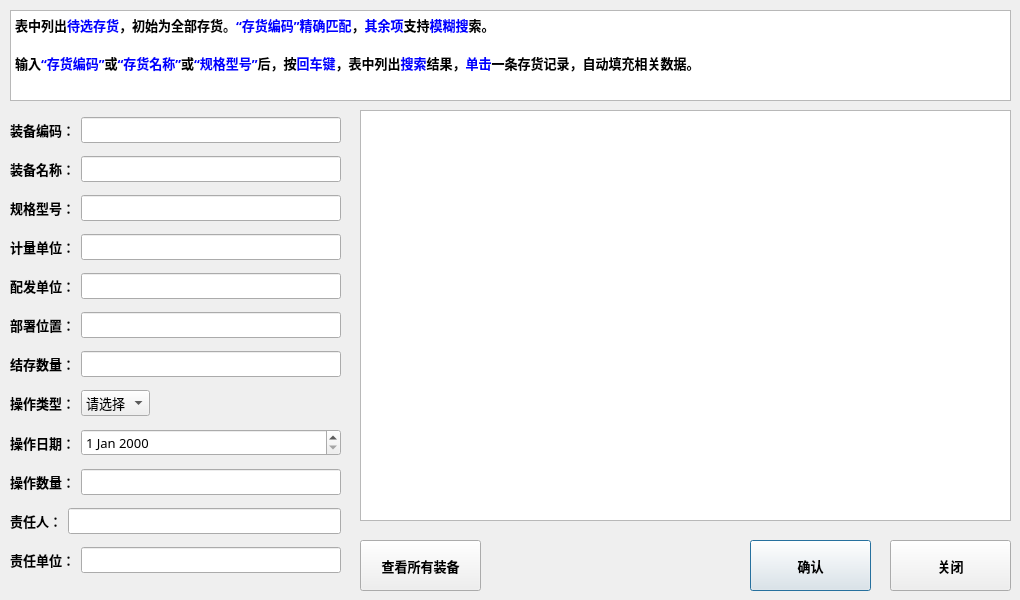
<?xml version="1.0" encoding="UTF-8"?>
<ui version="4.0">
 <class>material_in_out</class>
 <widget class="QDialog" name="material_in_out">
  <property name="geometry">
   <rect>
    <x>0</x>
    <y>0</y>
    <width>1020</width>
    <height>600</height>
   </rect>
  </property>
  <property name="windowTitle">
   <string>装备调出/入</string>
  </property>
  <widget class="QWidget" name="verticalLayoutWidget">
   <property name="geometry">
    <rect>
     <x>10</x>
     <y>110</y>
     <width>331</width>
     <height>481</height>
    </rect>
   </property>
   <layout class="QVBoxLayout" name="verticalLayout">
    <item>
     <layout class="QHBoxLayout" name="horizontalLayout_5">
      <item>
       <widget class="QLabel" name="label_3">
        <property name="font">
         <font>
          <family>微软雅黑</family>
          <pointsize>10</pointsize>
          <weight>75</weight>
          <bold>true</bold>
         </font>
        </property>
        <property name="text">
         <string>装备编码：</string>
        </property>
       </widget>
      </item>
      <item>
       <widget class="QLineEdit" name="material_id_lineEdit">
        <property name="font">
         <font>
          <family>微软雅黑</family>
          <pointsize>10</pointsize>
         </font>
        </property>
        <property name="text">
         <string/>
        </property>
       </widget>
      </item>
     </layout>
    </item>
    <item>
     <layout class="QHBoxLayout" name="horizontalLayout_6">
      <item>
       <widget class="QLabel" name="label_2">
        <property name="font">
         <font>
          <family>微软雅黑</family>
          <pointsize>10</pointsize>
          <weight>75</weight>
          <bold>true</bold>
         </font>
        </property>
        <property name="text">
         <string>装备名称：</string>
        </property>
       </widget>
      </item>
      <item>
       <widget class="QLineEdit" name="material_name_lineEdit">
        <property name="font">
         <font>
          <family>微软雅黑</family>
          <pointsize>10</pointsize>
         </font>
        </property>
       </widget>
      </item>
     </layout>
    </item>
    <item>
     <layout class="QHBoxLayout" name="horizontalLayout_4">
      <item>
       <widget class="QLabel" name="label">
        <property name="font">
         <font>
          <family>微软雅黑</family>
          <pointsize>10</pointsize>
          <weight>75</weight>
          <bold>true</bold>
         </font>
        </property>
        <property name="text">
         <string>规格型号：</string>
        </property>
       </widget>
      </item>
      <item>
       <widget class="QLineEdit" name="spec_lineEdit">
        <property name="font">
         <font>
          <family>微软雅黑</family>
          <pointsize>10</pointsize>
         </font>
        </property>
       </widget>
      </item>
     </layout>
    </item>
    <item>
     <layout class="QHBoxLayout" name="horizontalLayout_3">
      <item>
       <widget class="QLabel" name="label_4">
        <property name="font">
         <font>
          <family>微软雅黑</family>
          <pointsize>10</pointsize>
          <weight>75</weight>
          <bold>true</bold>
         </font>
        </property>
        <property name="text">
         <string>计量单位：</string>
        </property>
       </widget>
      </item>
      <item>
       <widget class="QLineEdit" name="unit_lineEdit">
        <property name="font">
         <font>
          <family>微软雅黑</family>
          <pointsize>10</pointsize>
         </font>
        </property>
       </widget>
      </item>
     </layout>
    </item>
    <item>
     <layout class="QHBoxLayout" name="horizontalLayout_11">
      <item>
       <widget class="QLabel" name="label_11">
        <property name="font">
         <font>
          <family>微软雅黑</family>
          <pointsize>10</pointsize>
          <weight>75</weight>
          <bold>true</bold>
         </font>
        </property>
        <property name="text">
         <string>配发单位：</string>
        </property>
       </widget>
      </item>
      <item>
       <widget class="QLineEdit" name="per_price_lineEdit">
        <property name="font">
         <font>
          <family>微软雅黑</family>
          <pointsize>10</pointsize>
         </font>
        </property>
       </widget>
      </item>
     </layout>
    </item>
    <item>
     <layout class="QHBoxLayout" name="horizontalLayout_12">
      <item>
       <widget class="QLabel" name="label_12">
        <property name="font">
         <font>
          <family>微软雅黑</family>
          <pointsize>10</pointsize>
          <weight>75</weight>
          <bold>true</bold>
         </font>
        </property>
        <property name="text">
         <string>部署位置：</string>
        </property>
       </widget>
      </item>
      <item>
       <widget class="QLineEdit" name="position_lineEdit">
        <property name="font">
         <font>
          <family>微软雅黑</family>
          <pointsize>10</pointsize>
         </font>
        </property>
       </widget>
      </item>
     </layout>
    </item>
    <item>
     <layout class="QHBoxLayout" name="horizontalLayout">
      <item>
       <widget class="QLabel" name="label_5">
        <property name="font">
         <font>
          <family>微软雅黑</family>
          <pointsize>10</pointsize>
          <weight>75</weight>
          <bold>true</bold>
         </font>
        </property>
        <property name="text">
         <string>结存数量：</string>
        </property>
       </widget>
      </item>
      <item>
       <widget class="QLineEdit" name="now_num_lineEdit">
        <property name="font">
         <font>
          <family>微软雅黑</family>
          <pointsize>10</pointsize>
         </font>
        </property>
       </widget>
      </item>
     </layout>
    </item>
    <item>
     <layout class="QHBoxLayout" name="horizontalLayout_10" stretch="0,0,0">
      <item>
       <widget class="QLabel" name="label_10">
        <property name="font">
         <font>
          <family>微软雅黑</family>
          <pointsize>10</pointsize>
          <weight>75</weight>
          <bold>true</bold>
         </font>
        </property>
        <property name="text">
         <string>操作类型：</string>
        </property>
       </widget>
      </item>
      <item>
       <widget class="QComboBox" name="comboBox">
        <property name="font">
         <font>
          <family>微软雅黑</family>
          <pointsize>10</pointsize>
         </font>
        </property>
        <item>
         <property name="text">
          <string>请选择</string>
         </property>
        </item>
        <item>
         <property name="text">
          <string>调入</string>
         </property>
        </item>
        <item>
         <property name="text">
          <string>调出</string>
         </property>
        </item>
       </widget>
      </item>
      <item>
       <spacer name="horizontalSpacer">
        <property name="orientation">
         <enum>Qt::Horizontal</enum>
        </property>
        <property name="sizeHint" stdset="0">
         <size>
          <width>40</width>
          <height>20</height>
         </size>
        </property>
       </spacer>
      </item>
     </layout>
    </item>
    <item>
     <layout class="QHBoxLayout" name="horizontalLayout_8" stretch="0,1">
      <item>
       <widget class="QLabel" name="label_9">
        <property name="font">
         <font>
          <family>微软雅黑</family>
          <pointsize>10</pointsize>
          <weight>75</weight>
          <bold>true</bold>
         </font>
        </property>
        <property name="text">
         <string>操作日期：</string>
        </property>
       </widget>
      </item>
      <item>
       <widget class="QDateEdit" name="dateEdit">
        <property name="font">
         <font>
          <family>微软雅黑</family>
          <pointsize>10</pointsize>
         </font>
        </property>
       </widget>
      </item>
     </layout>
    </item>
    <item>
     <layout class="QHBoxLayout" name="horizontalLayout_2">
      <item>
       <widget class="QLabel" name="label_6">
        <property name="font">
         <font>
          <family>微软雅黑</family>
          <pointsize>10</pointsize>
          <weight>75</weight>
          <bold>true</bold>
         </font>
        </property>
        <property name="text">
         <string>操作数量：</string>
        </property>
       </widget>
      </item>
      <item>
       <widget class="QLineEdit" name="change_num_lineEdit">
        <property name="font">
         <font>
          <family>微软雅黑</family>
          <pointsize>10</pointsize>
         </font>
        </property>
       </widget>
      </item>
     </layout>
    </item>
    <item>
     <layout class="QHBoxLayout" name="horizontalLayout_7">
      <item>
       <widget class="QLabel" name="label_7">
        <property name="font">
         <font>
          <family>微软雅黑</family>
          <pointsize>10</pointsize>
          <weight>75</weight>
          <bold>true</bold>
         </font>
        </property>
        <property name="text">
         <string>责任人：</string>
        </property>
       </widget>
      </item>
      <item>
       <widget class="QLineEdit" name="user_man_lineEdit">
        <property name="font">
         <font>
          <family>微软雅黑</family>
          <pointsize>10</pointsize>
         </font>
        </property>
       </widget>
      </item>
     </layout>
    </item>
    <item>
     <layout class="QHBoxLayout" name="horizontalLayout_9">
      <item>
       <widget class="QLabel" name="label_8">
        <property name="font">
         <font>
          <family>微软雅黑</family>
          <pointsize>10</pointsize>
          <weight>75</weight>
          <bold>true</bold>
         </font>
        </property>
        <property name="text">
         <string>责任单位：</string>
        </property>
       </widget>
      </item>
      <item>
       <widget class="QLineEdit" name="agree_man_lineEdit">
        <property name="font">
         <font>
          <family>微软雅黑</family>
          <pointsize>10</pointsize>
         </font>
        </property>
       </widget>
      </item>
     </layout>
    </item>
   </layout>
  </widget>
  <widget class="QPushButton" name="confirm_pushButton">
   <property name="geometry">
    <rect>
     <x>750</x>
     <y>540</y>
     <width>121</width>
     <height>51</height>
    </rect>
   </property>
   <property name="font">
    <font>
     <family>微软雅黑</family>
     <pointsize>10</pointsize>
     <weight>75</weight>
     <bold>true</bold>
    </font>
   </property>
   <property name="text">
    <string>确认</string>
   </property>
  </widget>
  <widget class="QPushButton" name="cancel_pushButton">
   <property name="geometry">
    <rect>
     <x>890</x>
     <y>540</y>
     <width>121</width>
     <height>51</height>
    </rect>
   </property>
   <property name="font">
    <font>
     <family>微软雅黑</family>
     <pointsize>10</pointsize>
     <weight>75</weight>
     <bold>true</bold>
    </font>
   </property>
   <property name="text">
    <string>关闭</string>
   </property>
  </widget>
  <widget class="QTextEdit" name="textEdit">
   <property name="geometry">
    <rect>
     <x>10</x>
     <y>10</y>
     <width>1001</width>
     <height>91</height>
    </rect>
   </property>
   <property name="font">
    <font>
     <family>微软雅黑</family>
     <pointsize>12</pointsize>
    </font>
   </property>
   <property name="readOnly">
    <bool>true</bool>
   </property>
   <property name="html">
    <string>&lt;!DOCTYPE HTML PUBLIC &quot;-//W3C//DTD HTML 4.0//EN&quot; &quot;http://www.w3.org/TR/REC-html40/strict.dtd&quot;&gt;
&lt;html&gt;&lt;head&gt;&lt;meta name=&quot;qrichtext&quot; content=&quot;1&quot; /&gt;&lt;style type=&quot;text/css&quot;&gt;
p, li { white-space: pre-wrap; }
&lt;/style&gt;&lt;/head&gt;&lt;body style=&quot; font-family:'微软雅黑'; font-size:12pt; font-weight:400; font-style:normal;&quot;&gt;
&lt;p style=&quot; margin-top:0px; margin-bottom:0px; margin-left:0px; margin-right:0px; -qt-block-indent:0; text-indent:0px;&quot;&gt;&lt;span style=&quot; font-family:'SimSun'; font-size:10pt; font-weight:600;&quot;&gt;表中列出&lt;/span&gt;&lt;span style=&quot; font-family:'SimSun'; font-size:10pt; font-weight:600; color:#0000ff;&quot;&gt;待选存货&lt;/span&gt;&lt;span style=&quot; font-family:'SimSun'; font-size:10pt; font-weight:600;&quot;&gt;，初始为全部存货。&lt;/span&gt;&lt;span style=&quot; font-family:'SimSun'; font-size:10pt; font-weight:600; color:#0000ff;&quot;&gt;“存货编码”精确匹配&lt;/span&gt;&lt;span style=&quot; font-family:'SimSun'; font-size:10pt; font-weight:600; color:#000000;&quot;&gt;，&lt;/span&gt;&lt;span style=&quot; font-family:'SimSun'; font-size:10pt; font-weight:600; color:#0000ff;&quot;&gt;其余项&lt;/span&gt;&lt;span style=&quot; font-family:'SimSun'; font-size:10pt; font-weight:600; color:#000000;&quot;&gt;支持&lt;/span&gt;&lt;span style=&quot; font-family:'SimSun'; font-size:10pt; font-weight:600; color:#0000ff;&quot;&gt;模糊搜&lt;/span&gt;&lt;span style=&quot; font-family:'SimSun'; font-size:10pt; font-weight:600; color:#000000;&quot;&gt;索。&lt;/span&gt;&lt;/p&gt;
&lt;p style=&quot;-qt-paragraph-type:empty; margin-top:0px; margin-bottom:0px; margin-left:0px; margin-right:0px; -qt-block-indent:0; text-indent:0px; font-family:'SimSun'; font-size:10pt; font-weight:600; color:#000000;&quot;&gt;&lt;br /&gt;&lt;/p&gt;
&lt;p style=&quot; margin-top:0px; margin-bottom:0px; margin-left:0px; margin-right:0px; -qt-block-indent:0; text-indent:0px;&quot;&gt;&lt;span style=&quot; font-family:'SimSun'; font-size:10pt; font-weight:600;&quot;&gt;输入&lt;/span&gt;&lt;span style=&quot; font-family:'SimSun'; font-size:10pt; font-weight:600; color:#0000ff;&quot;&gt;“存货编码”&lt;/span&gt;&lt;span style=&quot; font-family:'SimSun'; font-size:10pt; font-weight:600; color:#000000;&quot;&gt;或&lt;/span&gt;&lt;span style=&quot; font-family:'SimSun'; font-size:10pt; font-weight:600; color:#0000ff;&quot;&gt;“存货名称”&lt;/span&gt;&lt;span style=&quot; font-family:'SimSun'; font-size:10pt; font-weight:600; color:#000000;&quot;&gt;或&lt;/span&gt;&lt;span style=&quot; font-family:'SimSun'; font-size:10pt; font-weight:600; color:#0000ff;&quot;&gt;“规格型号”&lt;/span&gt;&lt;span style=&quot; font-family:'SimSun'; font-size:10pt; font-weight:600;&quot;&gt;后，按&lt;/span&gt;&lt;span style=&quot; font-family:'SimSun'; font-size:10pt; font-weight:600; color:#0000ff;&quot;&gt;回车键&lt;/span&gt;&lt;span style=&quot; font-family:'SimSun'; font-size:10pt; font-weight:600; color:#000000;&quot;&gt;，表中列出&lt;/span&gt;&lt;span style=&quot; font-family:'SimSun'; font-size:10pt; font-weight:600; color:#0000ff;&quot;&gt;搜索&lt;/span&gt;&lt;span style=&quot; font-family:'SimSun'; font-size:10pt; font-weight:600; color:#000000;&quot;&gt;结果，&lt;/span&gt;&lt;span style=&quot; font-family:'SimSun'; font-size:10pt; font-weight:600; color:#0000ff;&quot;&gt;单击&lt;/span&gt;&lt;span style=&quot; font-family:'SimSun'; font-size:10pt; font-weight:600; color:#000000;&quot;&gt;一条存货记录，自动填充相关数据。&lt;/span&gt;&lt;/p&gt;&lt;/body&gt;&lt;/html&gt;</string>
   </property>
  </widget>
  <widget class="QTableView" name="tableView">
   <property name="geometry">
    <rect>
     <x>360</x>
     <y>110</y>
     <width>651</width>
     <height>411</height>
    </rect>
   </property>
  </widget>
  <widget class="QPushButton" name="list_all_pushButton">
   <property name="geometry">
    <rect>
     <x>360</x>
     <y>540</y>
     <width>121</width>
     <height>51</height>
    </rect>
   </property>
   <property name="font">
    <font>
     <family>微软雅黑</family>
     <pointsize>10</pointsize>
     <weight>75</weight>
     <bold>true</bold>
    </font>
   </property>
   <property name="text">
    <string>查看所有装备</string>
   </property>
  </widget>
  <widget class="QLabel" name="confirm_label">
   <property name="geometry">
    <rect>
     <x>630</x>
     <y>550</y>
     <width>101</width>
     <height>31</height>
    </rect>
   </property>
   <property name="font">
    <font>
     <family>微软雅黑</family>
     <pointsize>14</pointsize>
     <weight>75</weight>
     <bold>true</bold>
    </font>
   </property>
   <property name="text">
    <string/>
   </property>
  </widget>
 </widget>
 <resources/>
 <connections/>
</ui>
